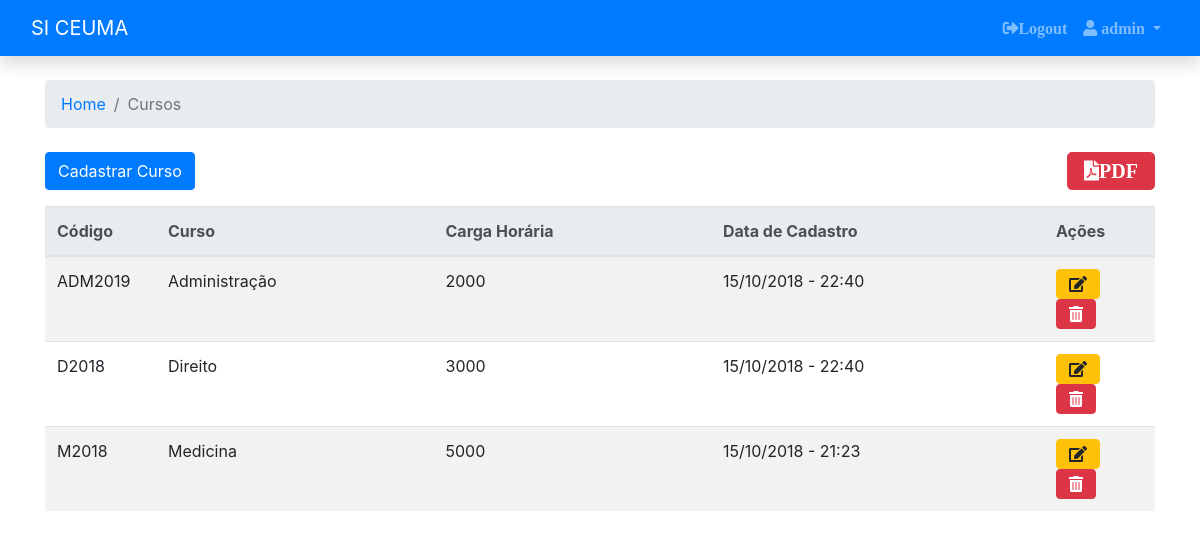
The app's page /cursos (signed in) with its own data.
### app/models/tabels.py (models this page shows, shortened)
class User(db.Model):
    id = db.Column(db.Integer, primary_key=True)
    username = db.Column(db.String(50), unique=True, nullable=False)
    password = db.Column(db.String(128), nullable=False)
    email = db.Column(db.String(100), unique=True, nullable=False)
    '''
    verifica se usuario está autenticado
    '''
    @property
    def is_authenticated(self):
        return True
    '''
    verifica se o usuario está ativo no sistema
    '''
    '''
    verifica se o usuario esta como anônimo no sietma ou logado com usuario
    '''
    '''
    pega o ID do usuario com a sessão ativa
    '''

class Course(db.Model):
    id = db.Column(db.Integer, primary_key=True)
    codigo = db.Column(db.String(6), unique=True, nullable=False)
    course = db.Column(db.String(80), nullable=False)
    workload = db.Column(db.Integer, nullable=False)
    created = db.Column(db.DateTime, default=datetime.now())
    updated = db.Column(db.DateTime, onupdate=datetime.now())
    student_course = db.relationship('Student', backref='student_id')

### app/controllers/default.py (the view, shortened to what this page needs)
@app.route("/cursos", methods=["GET", "POST"])
@login_required
def course():
    form = CreateCourse()
    courses = Course.query.order_by(Course.course).all()
    return render_template("course/course.html", courses=courses, form=form)

### app/controllers/default.py (called while the page is built)
@login_manager.user_loader
def load_user(id):
    return User.query.filter_by(id=id).first()

### app/templates/course/course.html (shortened to what this page needs)
{% extends 'base.html' %}
{% block breadcrumb %}
    <li class="breadcrumb-item"><a href="{{ url_for('index') }}">Home</a></li>
    <li class="breadcrumb-item active">Cursos</li>
{% endblock %}
{% block content %}
<div class="row mb-3">
    <div class="col">
        <button type="button" class="btn btn-primary" data-toggle="modal" data-target=".bd-example-modal-sm">
            Cadastrar Curso
        </button>
    </div>
    <div class="col text-right">
        <a class="btn btn-danger btn-lg fas fa-file-pdf" href="{{ url_for('pdf') }}" target="_blank">PDF</a>
    </div>
</div>
<table class="table table-striped table-responsive-sm">
    <thead class="thead-light">
        <tr>
            <th style="width:100px">Código</th>
            <th style="width:250px">Curso</th>
            <th style="width:250px">Carga Horária</th>
            <th style="width:300px">Data de Cadastro</th>
            <th style="width:100px">Ações</th>
        </tr>
    </thead>
    <tbody>
        {% for course in courses %}
            <tr>
                <td>{{ course.codigo }}</td>
                <td>{{ course.course }}</td>
                <td>{{ course.workload }}</td>
                <td>{{ course.created.strftime('%d/%m/%Y - %H:%M') }}</td>
                <td>
                    <a class="btn btn-warning fas fa-edit" href="{{ url_for('editar_course', id=course.id) }}"></a>
                    <a class="btn btn-danger fas fa-trash-alt" href="{{ url_for('excluir_course', id=course.id) }}"></a>
                </td>
            </tr>
        {% endfor %}
    </tbody>
</table>
{% endblock %}

### app/templates/base.html (shortened to what this page needs)
<!DOCTYPE html>
<html lang="pt-br">
<head>
    <link rel="stylesheet" href="{{ url_for('static', filename='css/bootstrap.min.css') }}">
    <link rel="stylesheet" href="https://use.fontawesome.com/releases/v5.4.1/css/all.css">
</head>
<body class="page-top">
    {% block body %}
    <nav class="navbar navbar-expand-sm navbar-dark bg-primary shadow">
      <div class="container-fluid">
        <a class="navbar-brand" href="{{ url_for('index') }}">SI CEUMA</a>
        <div class="collapse navbar-collapse" id="mainMenu">
            <ul class="navbar-nav ml-auto">
                <li class="nav-item">
                    <a class="nav-link fas fa-sign-out-alt" href="{{ url_for('logout') }}">Logout</a>
                </li>
                <li class="nav-item dropdown">
                    <a class="nav-link dropdown-toggle fas fa-user" href="#" id="userMenu" data-toggle="dropdown" aria-haspopup="true"
                        aria-expanded="false">
                        {{ current_user.username }}
                    </a>
                </li>
            </ul>
        </div>
      </div>
    </nav>
    <div class="container">
        <ol class="breadcrumb my-4">
            {% block breadcrumb %}
            {% endblock %}
        </ol>
        {% block content %}
        {% endblock %}
    </div>
  {% endblock body %}
</body>
</html>

### records on screen
User: username "admin"
Course: codigo "ADM2019", course "Administração", workload "2000", created "15/10/2018 - 22:40"
Course: codigo "D2018", course "Direito", workload "3000", created "15/10/2018 - 22:40"
Course: codigo "M2018", course "Medicina", workload "5000", created "15/10/2018 - 21:23"
